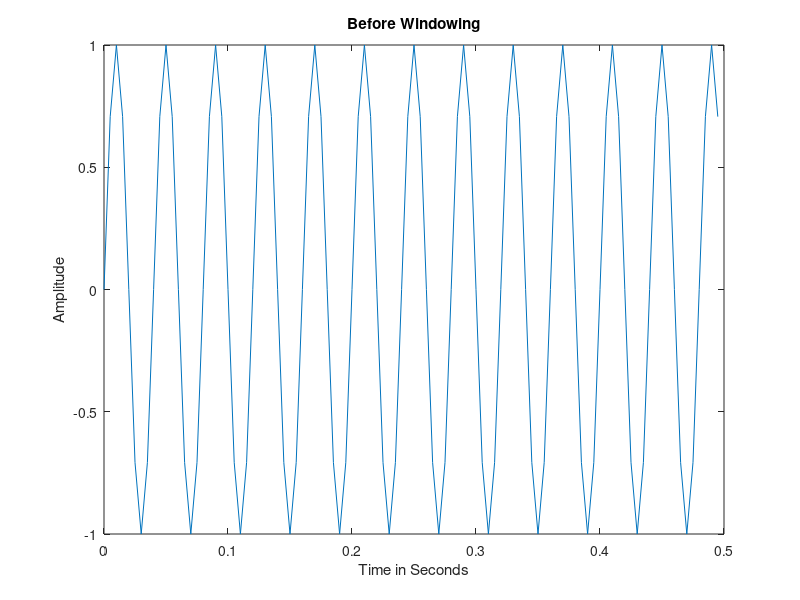
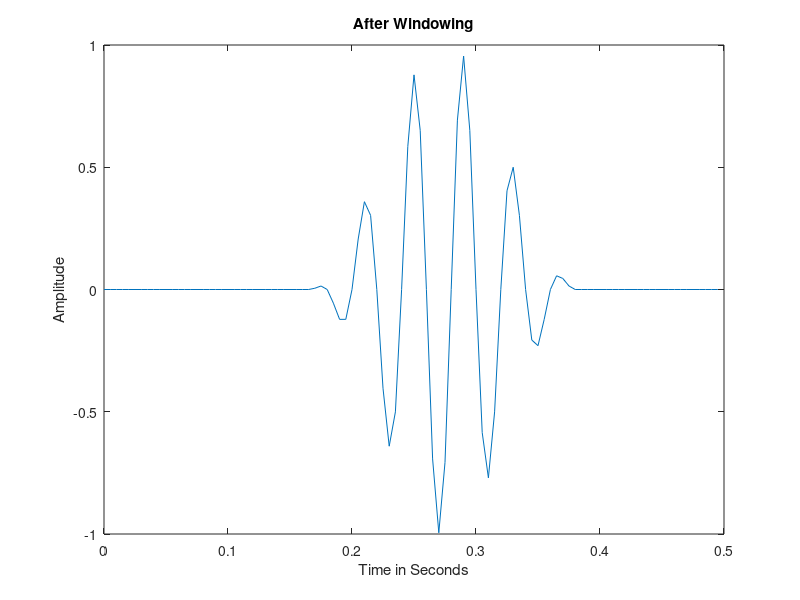
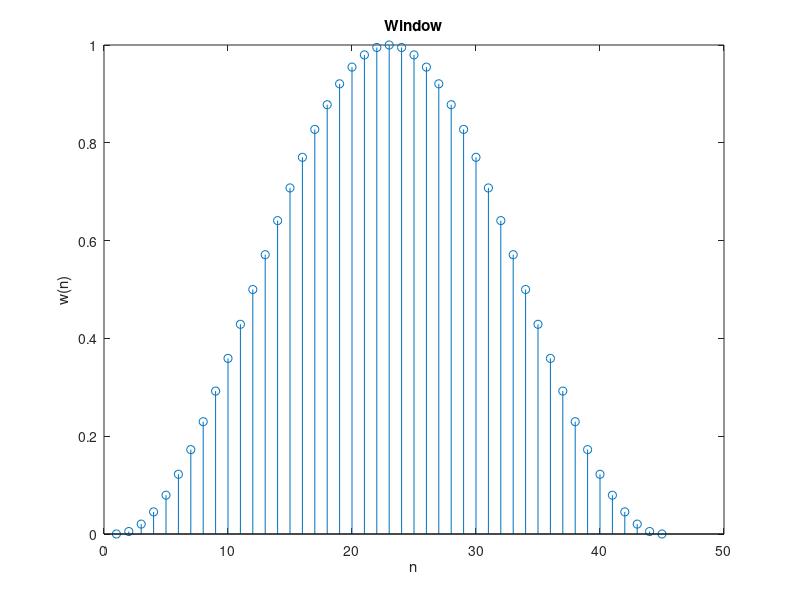

Reproduce these figures in MATLAB, in order.
windowLength = 45;  %Length of hanning window
w = hann(windowLength);  %Function to generate hanning window coefficients
fs = 200;    %Sampling Frequency
 
t = 0:1/fs:999; %Generate sample points for entire duration-999 seconds
f=25;   %Sine wave frequency
output = sin(2*pi*f*t); %Sine wave of long duration
 
figure(1)
plot(t(1:100),output(1:100)) %Plotting the first 100 samples of sine wave
xlabel('Time in Seconds')
ylabel('Amplitude')
title('Before Windowing')
 
index = 34; %Starting index for windowing
windowSequence = [zeros(1,index-1) w' zeros(1,length(output)-index-length(w)+1)]; %Windowing Sequence of same duration as sine wave
winOut = output.*windowSequence; %Product of sequences to perform windowing
  
figure(2)
plot(t(1:100),winOut(1:100)) %Resulting plot of windowing - first 100 samples
xlabel('Time in Seconds')
ylabel('Amplitude')
title('After Windowing')
 
figure(3)
stem(w) %Visualizing Window function
xlabel('n')
ylabel('w(n)')
title('Window')